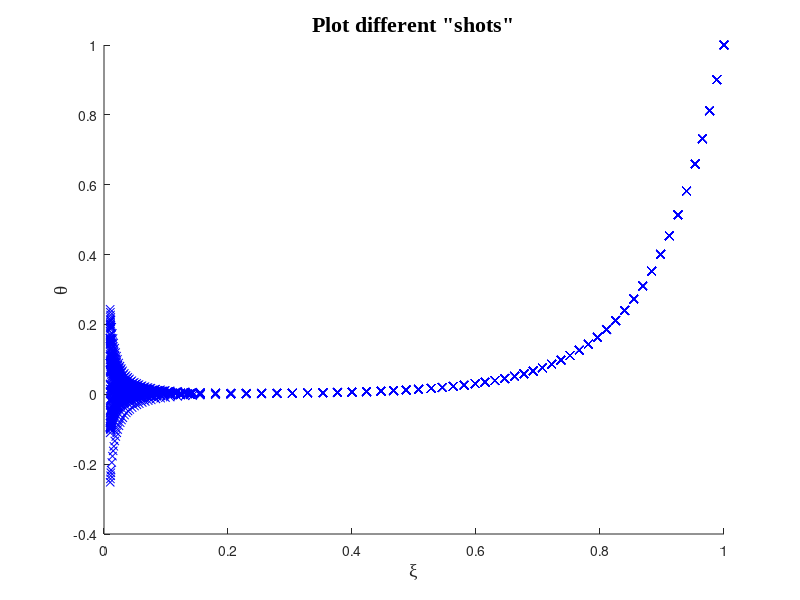
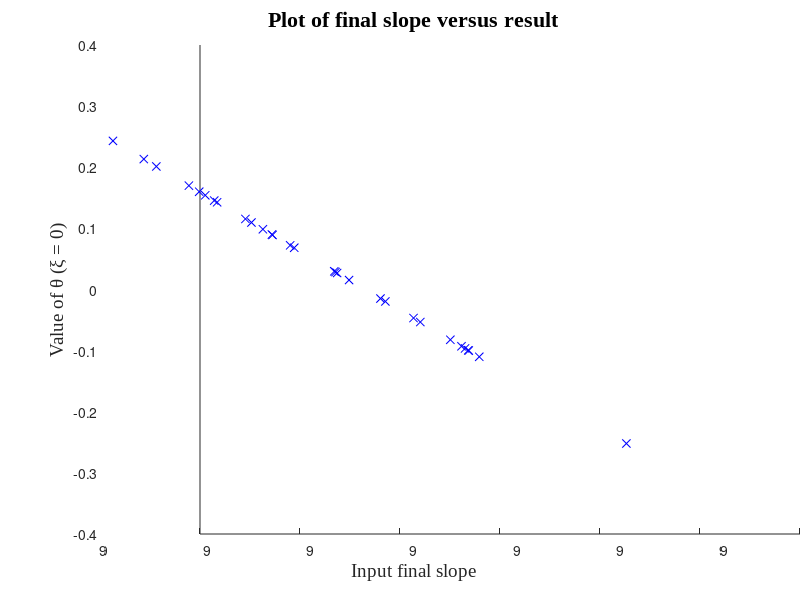

The MATLAB script that drew these images, in order:
function P7H3shootingphi10()
%Rewritting the problem in the dimesionless form:
% y''  + 2/x y' - phi^2 * y = 0 
%where y = theta(zeta) 
phi =[0.01, 10];
%The first BC is Neumann BC  y'(r=0)=0
yp=0;
%The second BC is Dirichlet BC y(r=R)=CR/CR= 1
yf=1 ;
% This probelm can be written as a system of equations
% _  _ 
%| u1 | 
%| u2 |
% _  _ 
 % where u1 = y  and u2 =y'
 
clear all %clear stored variables

clear all %clear stored variables
clc %clear the screen
close all %close all previously created plots

%% Shooting method example
%Loop around through guesses for final value of slope

%set up a way to vary the final value of slope, Q_o
for i=1:30
    Qo=random('normal',9,0.000001);  %Choose a final slope of 9
                              

%Solve an ODE
u_init=[1  Qo]; %set final value of theta and final slope (guess)
xspan=[1 0.01]; %set the range of the x variable backward (scaled problem) % 0.01 was used to avoid dividing by zero in myfun
options = odeset('RelTol',1e-4,'AbsTol',[1e-4 1e-4]);
[x,theta] = ode45(@myfun,xspan,u_init,options);

%Pull out the value of \theta(\xi=1)
[xmax,c]=size(x);
result(i,1)=Qo; %initial flux values
result(i,2)=theta(xmax); %values at \xi = 1

% Add to the figure
hold on;
plot(x,theta(:,1),'bx')
xlabel('\xi','fontsize',14,'fontname','times new roman')
ylabel('\theta','fontsize',14,'fontname','times new roman')
title('Plot different "shots"','fontsize',16,'fontname','times new roman')
end

figure
hold on;
plot(result(:,1), result(:,2),'bx')
xlabel('Input final slope','fontsize',14,'fontname','times new roman')
ylabel('Value of \theta (\xi = 0)','fontsize',14,'fontname','times new roman')
title('Plot of final slope versus result','fontsize',16,'fontname','times new roman')
end

    function rodtemp=myfun(x,U)
    phi= 10; %hL^2 dimensionless 
    rodtemp=zeros(2,1);
    rodtemp(1)=U(2);
    rodtemp(2)=-2/x * U(2) + phi^2 * U(1);
    end
